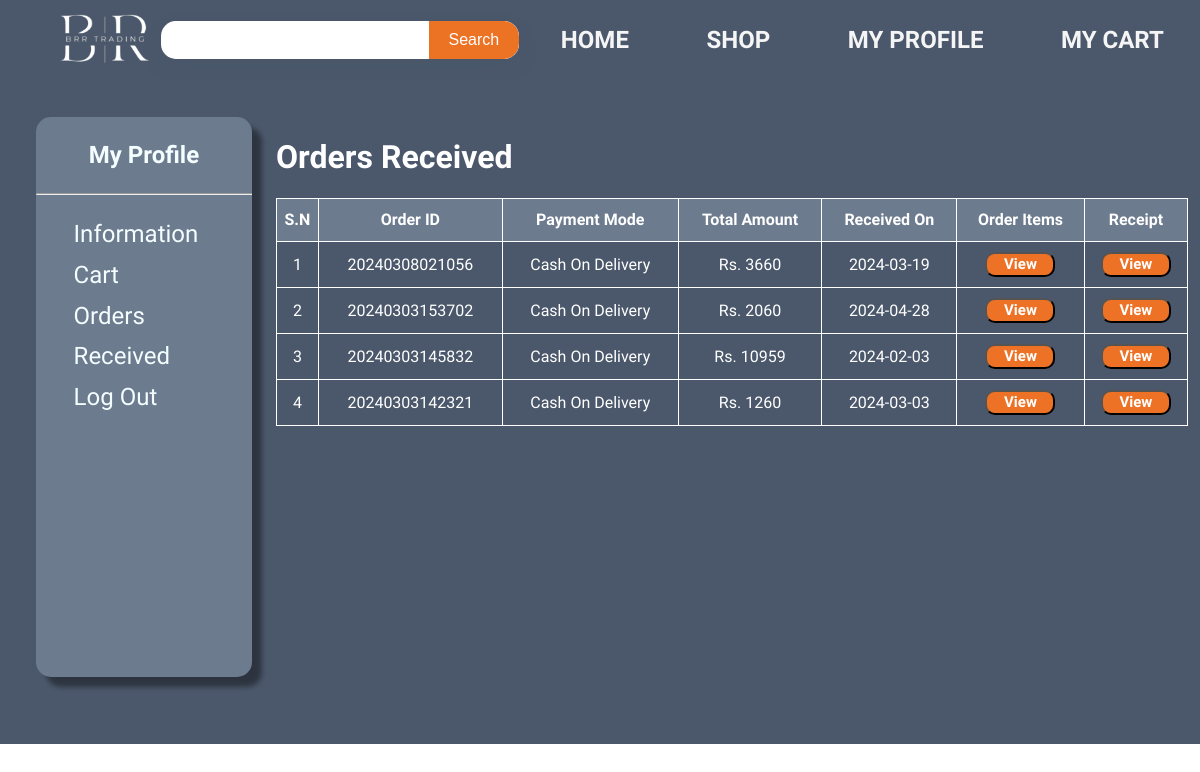
Screenshot of /myProfile.php?file=orderShipped (signed in) with the database file from the repository.
### tables this page shows
CREATE TABLE `delivered` (
  `id` int(11) NOT NULL,
  `order_id` varchar(14) NOT NULL,
  `user_email` varchar(255) NOT NULL,
  `user_phone` varchar(20) DEFAULT NULL,
  `total_amount` int(11) DEFAULT NULL,
  `payment_mode` varchar(50) NOT NULL,
  `delivered_date` varchar(10) DEFAULT NULL,
  `delivery_address` varchar(255) DEFAULT 'Default Address',
  `order_note` text DEFAULT 'No notes'
);

### myProfile/orderShipped.php (the view, shortened to what this page needs)
<!DOCTYPE html>
<html lang="en">
<head>
    <link rel="stylesheet" href="./css/addProduct.css">
    <link rel="stylesheet" href="./css/adminTable.css">
</head>
<body>
    <div id="heading">
        <h1>Orders Received</h1>
    </div>
    <div>
        <?php
        include './database/connectDB.php';
        if (isset($_SESSION['Username'])) {
            $email = $_SESSION['Username'];
            $sql = "SELECT * FROM delivered WHERE user_email = ? ORDER BY order_id DESC";
            if ($stmt = mysqli_prepare($conn, $sql)) {
                mysqli_stmt_bind_param($stmt, "s", $email);
                mysqli_stmt_execute($stmt);
                $result = mysqli_stmt_get_result($stmt);
                if ($result) {
                    echo "<table border=1 id='orderTable'>";
                    echo "<tr><th>S.N</th><th>Order ID</th><th>Payment Mode</th><th>Total Amount</th><th>Received On</th><th>Order Items</th><th>Receipt</th></tr>";
                    $i = 1;
                    while ($row = mysqli_fetch_assoc($result)) {
                        echo "<tr align=center>";
                        $order_id = $row['order_id'];
                        echo "<td>" . $i++ . "</td>";
                        echo "<td>" . $row['order_id'] . "</td>";
                        echo "<td>" . $row['payment_mode'] . "</td>";
                        echo "<td> Rs. " . $row['total_amount'] . "</td>";
                        echo "<td>" . $row['delivered_date'] . "</td>";
                        echo "<td>
                        <button class='orange-button1' onclick='openModal($order_id)'>View</button>
                     </td>";
                     echo "<td>
                     <button class='orange-button1' onclick='openModal($order_id)'>View</button>
                  </td>";
                    }
                    echo "</table>";
                } else {
                    echo "No orders found.";
                }
            }
        }
        ?>
    </div>
</body>
</html>

### css/global.css (style rules this page uses)
body { margin: 0; line-height: normal; }
body { overflow-x: hidden; font-family: "tenor sans"; }

### css/myProfile.css (style rules this page uses)
* { font-family: "tenor sans"; overflow: hidden; }

### css/addProduct.css (style rules this page uses)
* { overflow: hidden; color: white; }
label, input[type="text"], button, input::placeholder { color: white; }
.orange-button1 { width: 70px; height: 25px; border-radius: 10px; font-size: 15px; font-weight: 600; background-color: #ed7225; }
#orderTable { width: 100%; }

### css/adminTable.css (style rules this page uses)
table { border-collapse: collapse; width: 100%; text-align: center; }
th { background-color: #6c7b8e; border: 1px solid white; height: 40px; text-decoration: underline; }
td { border: 1px solid white; height: auto; padding: 10px 0; }
th { text-decoration: none; }

### rows the page displays
delivered: order "20240308021056", payment_mode "Cash On Delivery", total_amount "3660", delivered_date "2024-03-19"
delivered: order "20240303153702", payment_mode "Cash On Delivery", total_amount "2060", delivered_date "2024-04-28"
delivered: order "20240303145832", payment_mode "Cash On Delivery", total_amount "10959", delivered_date "2024-02-03"
delivered: order "20240303142321", payment_mode "Cash On Delivery", total_amount "1260", delivered_date "2024-03-03"
